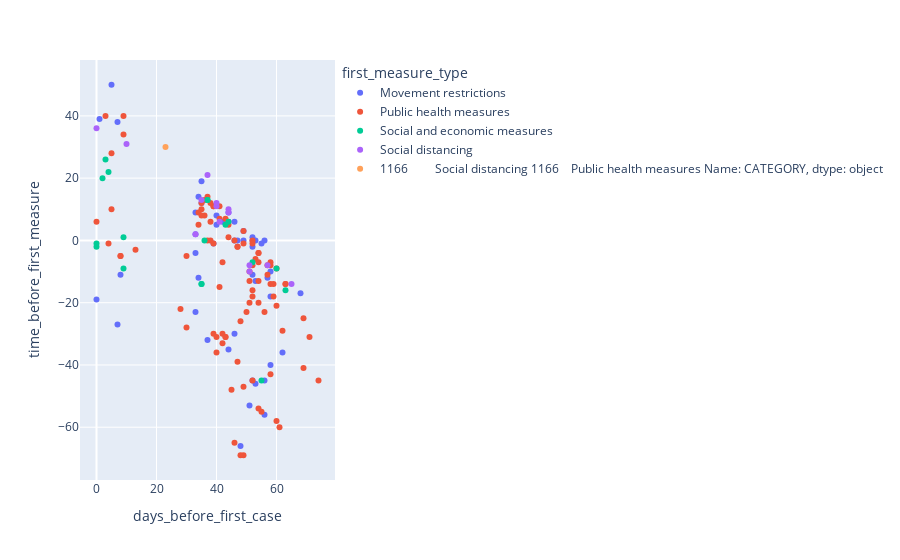

The cell this chart's notebook holds for it:
### Code cell
fig.show()

### Figure 1 — Plotly figure (JSON) as saved in the notebook; plotly's stock layout.template omitted (floating-point values rounded to 4 significant figures)
{"data": [{"hovertemplate": "<b>%{hovertext}</b><br><br>first_measure_type=Movement restrictions<br>days_before_first_case=%{x}<br>time_before_first_measure=%{y}<extra></extra>", "hovertext": ["Afghanistan", "Albania", "United Arab Emirates", "Austria", "Azerbaijan", "Bolivia", "Bhutan", "Botswana", "Central African Republic", "Switzerland", "Cabo Verde", "Djibouti", "Finland", "Fiji", "Georgia", "Equatorial Guinea", "Guatemala", "Honduras", "Iraq", "Kyrgyz Republic", "Cambodia", "Kuwait", "Laos", "Lithuania", "Moldova", "Madagascar", "Maldives", "Montenegro", "Mauritius", "Namibia", "Oman", "Panama", "Philippines", "Papua New Guinea", "Portugal", "Paraguay", "Romania", "Saudi Arabia", "Sudan", "Serbia", "Slovakia", "Seychelles", "Thailand", "Trinidad and Tobago", "Tunisia", "Uzbekistan", "Venezuela", "Vietnam"], "legendgroup": "Movement restrictions", "marker": {"color": "#636efa", "symbol": "circle"}, "mode": "markers", "name": "Movement restrictions", "showlegend": true, "type": "scatter", "x": [33, 47, 7, 34, 39, 49, 44, 68, 53, 34, 58, 56, 7, 57, 35, 53, 52, 49, 33, 56, 5, 33, 62, 37, 46, 58, 46, 55, 56, 52, 33, 48, 8, 58, 40, 46, 35, 40, 51, 44, 44, 52, 0, 52, 42, 53, 52, 1], "xaxis": "x", "y": [-23, 0, -27, 14, -1, 3, -35, -17, -46, -12, -18, 0, 38, -12, 19, 0, -2, 0, 2, -56, 50, -4, -36, -32, 6, -10, 0, -1, -45, 0, 9, -66, -11, -40, 8, -30, 12, 5, -53, 9, 6, -45, -19, -11, 6, -13, 1, 39], "yaxis": "y"}, {"hovertemplate": "<b>%{hovertext}</b><br><br>first_measure_type=Public health measures<br>days_before_first_case=%{x}<br>time_before_first_measure=%{y}<extra></extra>", "hovertext": ["Angola", "Argentina", "Armenia", "Antigua and Barbuda", "Burundi", "Belgium", "Benin", "Burkina Faso", "Bangladesh", "Bulgaria", "Bahamas", "Bosnia and Herzegovina", "Belize", "Brazil", "Barbados", "Brunei Darussalam", "Canada", "Chile", "Cote d'Ivoire", "Cameroon", "DR Congo", "Congo Republic", "Cuba", "Cyprus", "Cyprus", "Czech Republic", "Germany", "Dominica", "Dominican Republic", "Algeria", "Ecuador", "Eritrea", "Estonia", "Ethiopia", "United Kingdom", "Ghana", "Guinea", "Guinea-Bissau", "Greece", "Grenada", "Croatia", "Haiti", "Hungary", "Indonesia", "India", "India", "Ireland", "Iran", "Iceland", "Israel", "Jamaica", "Jordan", "Japan", "Lebanon", "Liberia", "Libya", "Liechtenstein", "Sri Lanka", "Luxembourg", "Latvia", "Mali", "Malta", "Mongolia", "Mozambique", "Mauritania", "Malawi", "Niger", "Nigeria", "Nicaragua", "Netherlands", "Norway", "Nepal", "Peru", "Poland", "Palestine", "Palestine", "Qatar", "Russia", "Rwanda", "Sierra Leone", "Somalia", "Somalia", "South Sudan", "Suriname", "Eswatini", "Chad", "Turkey", "Tanzania", "Uganda", "Uruguay", "Zambia", "Zimbabwe"], "legendgroup": "Public health measures", "marker": {"color": "#EF553B", "symbol": "circle"}, "mode": "markers", "name": "Public health measures", "showlegend": true, "type": "scatter", "x": [58, 41, 39, 51, 69, 13, 54, 48, 46, 46, 54, 43, 61, 35, 55, 47, 4, 41, 49, 44, 49, 53, 50, 47, 47, 39, 5, 60, 39, 34, 39, 59, 36, 51, 9, 52, 51, 63, 35, 60, 34, 58, 42, 40, 8, 8, 38, 28, 37, 30, 49, 41, 0, 30, 54, 62, 42, 5, 38, 40, 63, 45, 48, 60, 52, 71, 58, 37, 57, 36, 35, 3, 44, 42, 43, 43, 38, 9, 52, 69, 54, 54, 74, 52, 52, 57, 49, 54, 59, 52, 56, 58], "xaxis": "x", "y": [-43, -15, -30, -10, -25, -3, -13, -26, 0, -65, -54, 7, -60, 10, -55, -39, -1, 7, -69, 1, -1, -6, -23, -2, -2, 11, 10, -58, -1, 9, 11, -18, 13, -20, 40, -8, -13, -14, 12, -21, 5, -14, -30, -36, -5, -5, 12, -22, 0, -28, 3, 11, 6, -5, -7, -29, -7, 28, 0, -31, -14, -48, -69, -9, -45, -31, -7, 14, -8, 8, 8, 40, 5, -33, -31, -31, 6, 34, -16, -41, -4, -4, -45, 0, -18, -11, -47, -20, -14, -1, -23, -8], "yaxis": "y"}, {"hovertemplate": "<b>%{hovertext}</b><br><br>first_measure_type=Social and economic measures<br>days_before_first_case=%{x}<br>time_before_first_measure=%{y}<extra></extra>", "hovertext": ["Australia", "Belarus", "China", "Colombia", "Denmark", "France", "Gabon", "Gambia", "Italy", "St. Kitts and Nevis", "Malaysia", "New Zealand", "Pakistan", "Pakistan", "Sweden", "Syria", "United States", "South Africa"], "legendgroup": "Social and economic measures", "marker": {"color": "#00cc96", "symbol": "circle"}, "mode": "markers", "name": "Social and economic measures", "showlegend": true, "type": "scatter", "x": [4, 37, 0, 44, 36, 2, 52, 55, 9, 63, 3, 37, 35, 35, 9, 60, 0, 43], "xaxis": "x", "y": [22, 13, -2, 6, 0, 20, -7, -45, -9, -16, 26, 13, -14, -14, 1, -9, -1, 5], "yaxis": "y"}, {"hovertemplate": "<b>%{hovertext}</b><br><br>first_measure_type=Social distancing<br>days_before_first_case=%{x}<br>time_before_first_measure=%{y}<extra></extra>", "hovertext": ["Bahrain", "Costa Rica", "Spain", "Kazakhstan", "Kenya", "South Korea", "Morocco", "Mexico", "Macedonia", "Myanmar", "Senegal", "El Salvador", "Togo", "Ukraine"], "legendgroup": "Social distancing", "marker": {"color": "#ab63fa", "symbol": "circle"}, "mode": "markers", "name": "Social distancing", "showlegend": true, "type": "scatter", "x": [33, 44, 10, 51, 51, 0, 40, 37, 35, 65, 40, 57, 44, 41], "xaxis": "x", "y": [2, 9, 31, -8, -10, 36, 11, 21, 13, -14, 12, -8, 10, 6], "yaxis": "y"}, {"hovertemplate": "<b>%{hovertext}</b><br><br>first_measure_type=1166         Social distancing\n1166    Public health measures\nName: CATEGORY, dtype: object<br>days_before_first_case=%{x}<br>time_before_first_measure=%{y}<extra></extra>", "hovertext": ["Egypt"], "legendgroup": "1166         Social distancing\n1166    Public health measures\nName: CATEGORY, dtype: object", "marker": {"color": "#FFA15A", "symbol": "circle"}, "mode": "markers", "name": "1166         Social distancing\n1166    Public health measures\nName: CATEGORY, dtype: object", "showlegend": true, "type": "scatter", "x": [23], "xaxis": "x", "y": [30], "yaxis": "y"}], "layout": {"autosize": true, "legend": {"title": {"text": "first_measure_type"}, "tracegroupgap": 0}, "margin": {"t": 60}, "xaxis": {"anchor": "y", "autorange": true, "domain": [0, 1], "range": [-4.489, 78.49], "title": {"text": "days_before_first_case"}, "type": "linear"}, "yaxis": {"anchor": "x", "autorange": true, "domain": [0, 1], "range": [-77.44, 58.44], "title": {"text": "time_before_first_measure"}, "type": "linear"}}}
